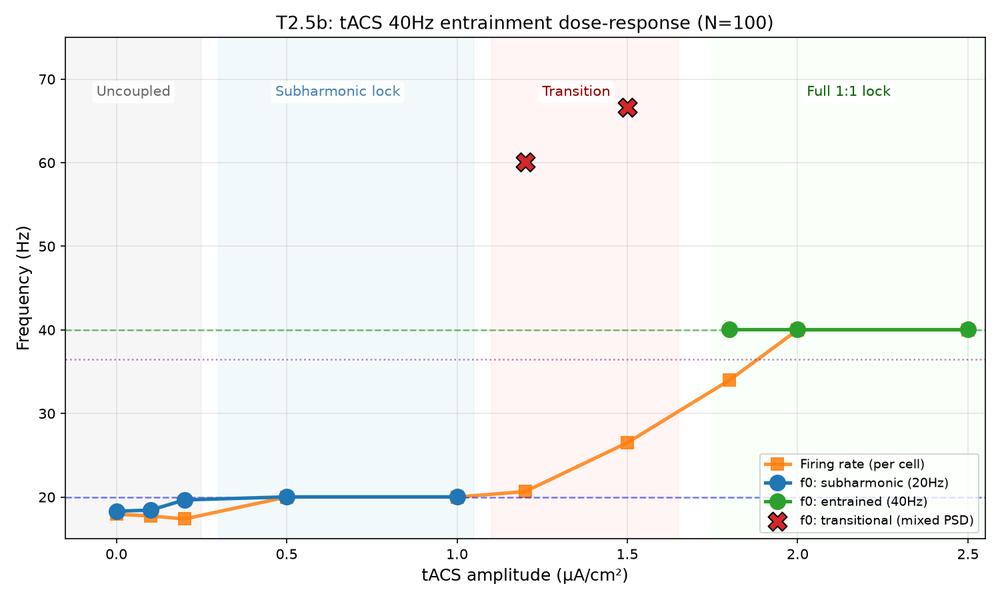
#> input picture figures/f_t25b_tacs_entrainment.png, 1000 x 600 px, shrunk from 1500 x 900 before the run
$ python compose_fig3.py
#> lines starting #> are read from the running program, lines starting #| are printed output that depends on the picture
"""Compose Figure 3: tACS 40Hz entrainment dose-response."""
import os
import matplotlib
matplotlib.use("Agg")
import matplotlib.pyplot as plt
import matplotlib.image as mpimg

base = os.path.dirname(os.path.dirname(os.path.abspath(__file__)))

fig = plt.figure(figsize=(16, 6.2))

ax_a = fig.add_axes([0.04, 0.06, 0.45, 0.86])
img_a = mpimg.imread(os.path.join(base, "figures", "f_t25b_tacs_entrainment.png"))
#> img_a is the input picture: shape (600, 1000, 4) float32; mean R, G, B, A 0.954, 0.96, 0.954, 1
ax_a.imshow(img_a, aspect="auto")
ax_a.axis("off")

ax_b = fig.add_axes([0.52, 0.06, 0.45, 0.86])
img_b = mpimg.imread(os.path.join(base, "figures", "f_t25c_tacs_extended.png"))
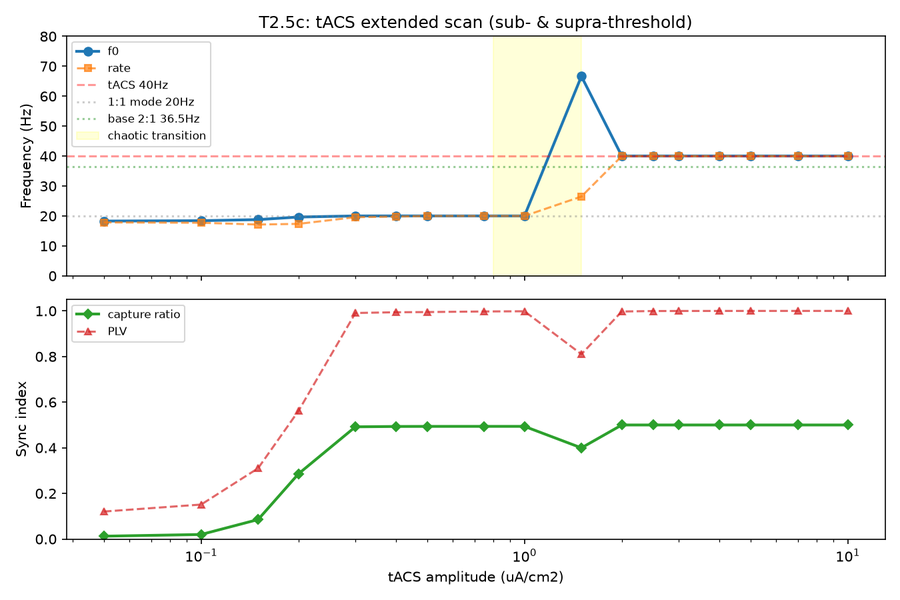
#> input picture figures/f_t25c_tacs_extended.png, 900 x 600 px, shrunk from 1350 x 900 before the run
#> img_b is the input picture: shape (600, 900, 4) float32; mean R, G, B, A 0.971, 0.972, 0.963, 1
ax_b.imshow(img_b, aspect="auto")
ax_b.axis("off")

# (a)(b) 放在 figure 层面，位于 suptitle 下方、子图上方
fig.text(0.04, 0.935, "(a) Fine dose-response (0–2.5 µA/cm², 13 pts)",
         fontsize=11, ha="left", va="top", weight="bold")
fig.text(0.52, 0.935, "(b) Extended range (0.05–10.0 µA/cm², 17 pts)",
         fontsize=11, ha="left", va="top", weight="bold")

fig.suptitle(
    "Figure 3. tACS 40Hz entrainment dose-response reveals four distinct regimes.",
    fontsize=13, y=0.97, weight="bold"
)

out = os.path.join(base, "figures", "fig3_tacs_dose_response.png")
plt.savefig(out, dpi=300, bbox_inches="tight", facecolor="white")
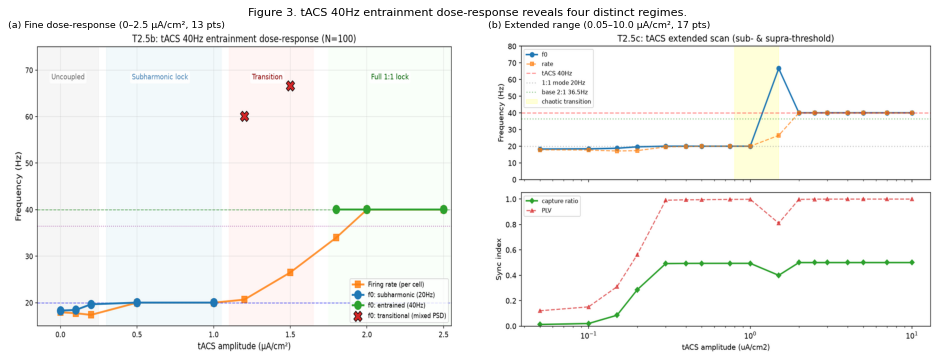
#> figure drawn by matplotlib, 2 panels
print(f"saved: {out}")
